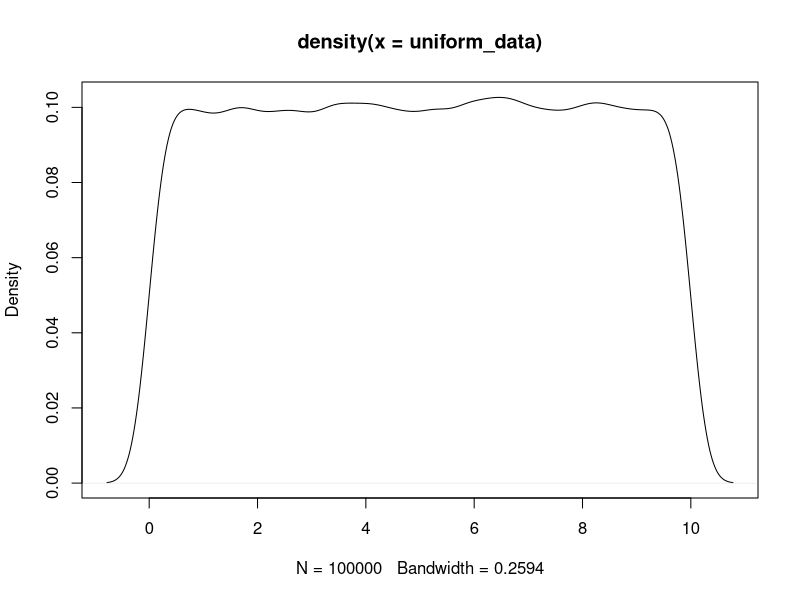

Reproduce this figure in R.
#uniform distribution
uniform_data=runif(100000,0,10)
plot(density(uniform_data))

#Key symbols to use r,p,q and d

punif(q=2.5,min=0,max=10)

#q will give the cut off value of a certain probability
qunif(p=0.4,min=0,max=10)

#d gives the density 
dunif(0,min=0,max=10)

#Setting the seed will help us to recompute the same random
#numbers over and over again.
set.seed(12)